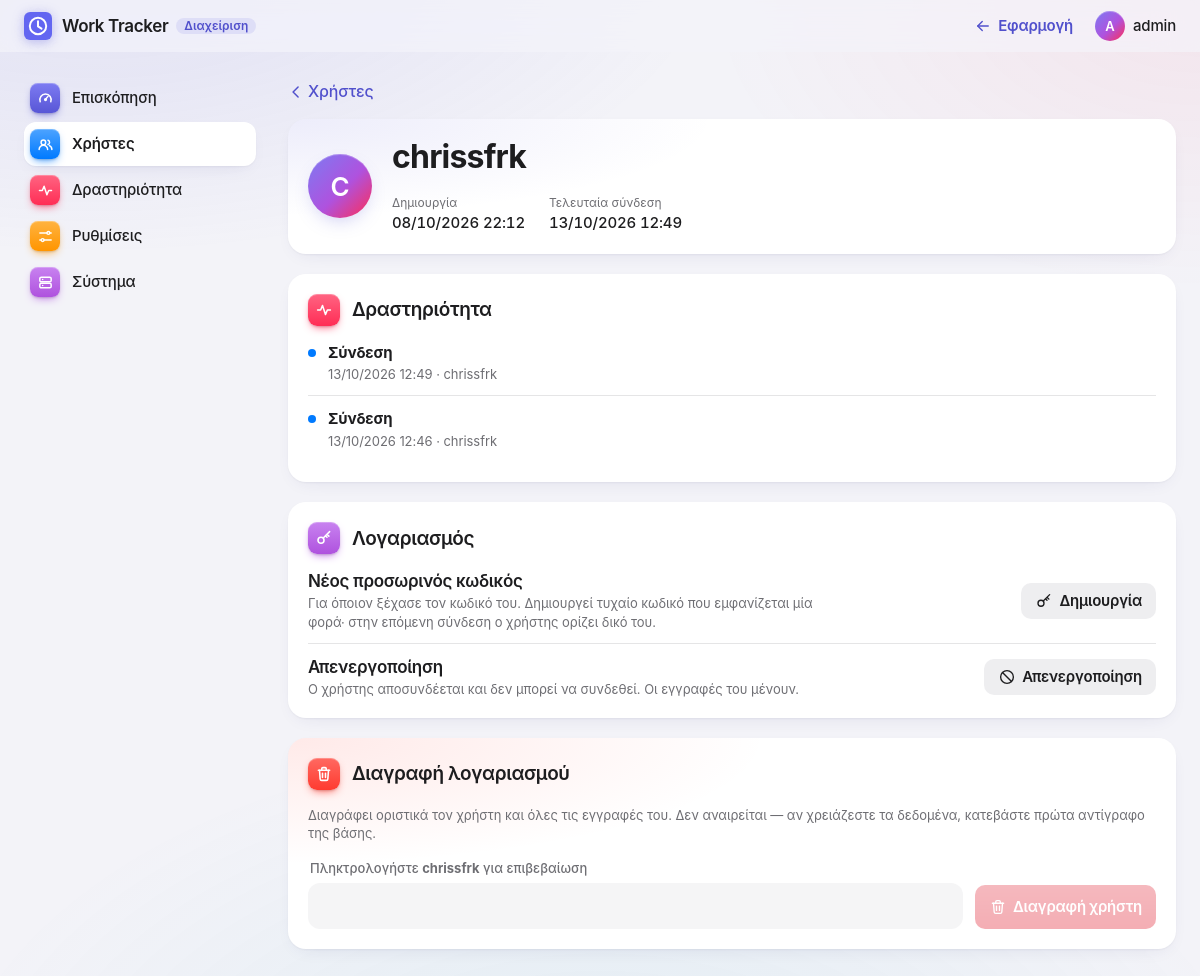
Before: /admin/users/2 (signed in) with the older database file.
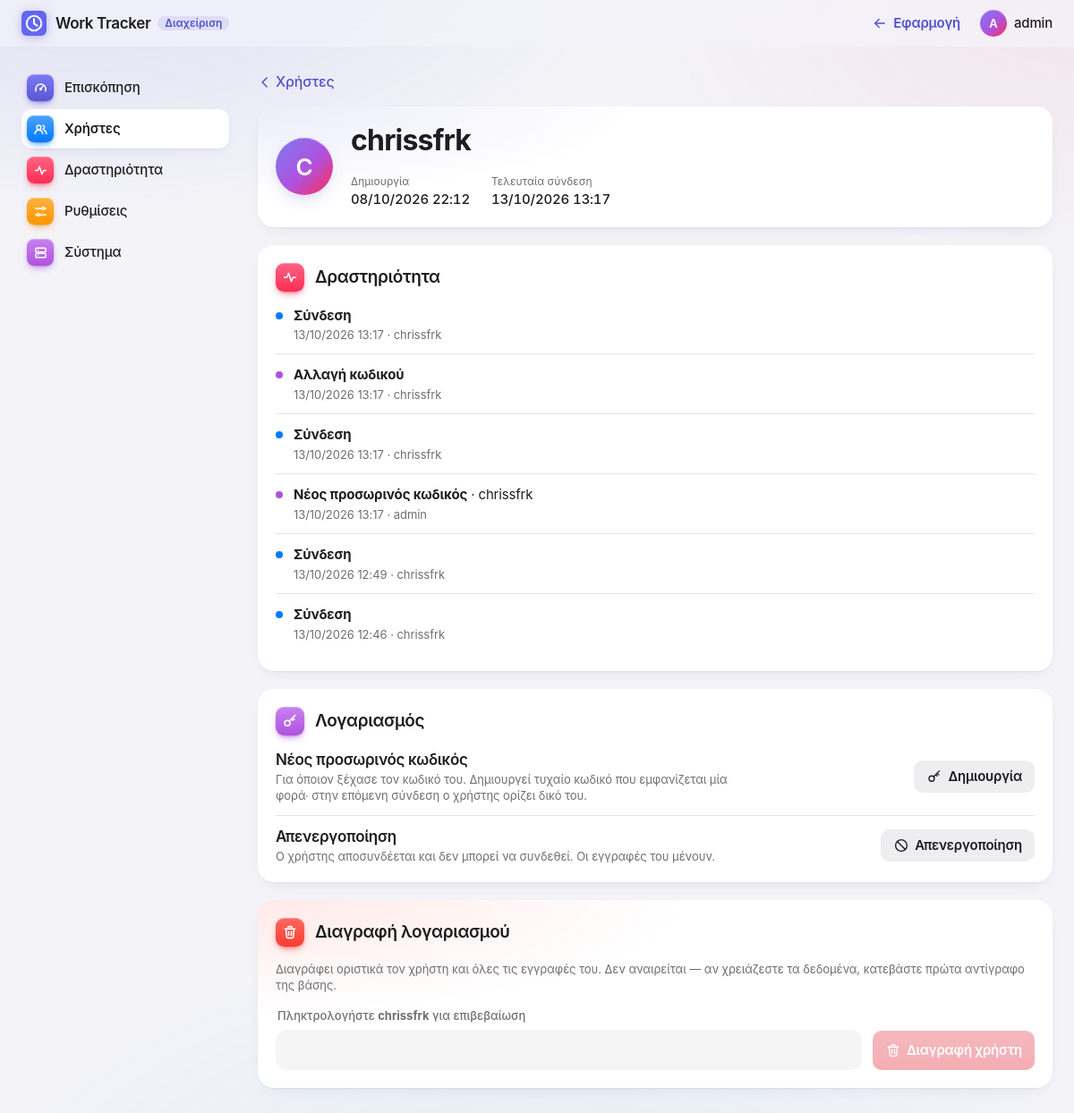
After: the same page with the newer database file.
### tables this page shows
CREATE TABLE users (
                    id INTEGER PRIMARY KEY AUTOINCREMENT,
                    username TEXT NOT NULL UNIQUE COLLATE NOCASE,
                    password_hash TEXT NOT NULL,
                    created_at TEXT
                , is_admin INTEGER NOT NULL DEFAULT 0, disabled INTEGER NOT NULL DEFAULT 0, session_epoch INTEGER NOT NULL DEFAULT 0, last_login_at TEXT, must_change_password INTEGER NOT NULL DEFAULT 0);

CREATE TABLE activity (
                    id INTEGER PRIMARY KEY,
                    at TEXT NOT NULL,
                    actor_id INTEGER,
                    actor TEXT,
                    action TEXT NOT NULL,
                    target TEXT,
                    detail TEXT
                );

### admin.py (the view)
@bp.get("/users/<int:user_id>")
def user_detail(user_id):
    user = query("""SELECT id, username, created_at, last_login_at, is_admin, disabled, must_change_password
                    FROM users WHERE id=?""",
                 (user_id,), one=True)
    if user is None:
        abort(404)
    activity = query("SELECT * FROM activity WHERE actor_id=? OR target=? ORDER BY id DESC LIMIT 10",
                     (user_id, user["username"]))
    return render_template("admin/user.html", section="users", user=user, activity=activity, actions=ACTIONS)

### admin.py (called while the page is built)
@bp.before_request
def require_admin():
    if g.user is None or not g.user["is_admin"]:
        abort(404)

@bp.after_request
def no_store(response):
    response.headers["Cache-Control"] = "no-store"
    return response

@bp.app_template_filter("when")
def format_when(value):
    if not value:
        return "—"
    try:
        return datetime.fromisoformat(value).strftime("%d/%m/%Y %H:%M")
    except ValueError:
        return value

def query(sql, params=(), one=False):
    conn = core.connect()
    conn.row_factory = sqlite3.Row
    try:
        cur = conn.execute(sql, params)
        return cur.fetchone() if one else cur.fetchall()
    finally:
        conn.close()

### app.py (called while the page is built, shortened)
def invite_code():
    return core.registration_state()["code"]

def csrf_token():
    if "csrf" not in session:
        session["csrf"] = secrets.token_urlsafe(32)
    return session["csrf"]

@app.before_request
def check_csrf():
    if request.method != "POST":
        return None

@app.context_processor
def inject_globals():
    return {"current_user": g.get("user"), "registration_open": bool(invite_code()), "csrf_token": csrf_token}

### core.py (called while the page is built)
def connect():
    return sqlite3.connect(DB_NAME)

### templates/admin/user.html (shortened to what the changed rows need)
{% extends "admin/_layout.html" %}
{% from "_icons.html" import icon, chip %}
{% from "admin/_macros.html" import user_badges, avatar, activity_item, empty with context %}
{% block admin_content %}
<section class="card profile">
  {{ avatar(user.username, 'avatar-lg') }}
  <div class="profile-main">
    <h1 class="large-title">{{ user.username }}</h1>
    <dl class="profile-meta">
      <div><dt>Δημιουργία</dt><dd>{{ user.created_at|when }}</dd></div>
      <div><dt>Τελευταία σύνδεση</dt><dd>{{ user.last_login_at|when }}</dd></div>
    </dl>
  </div>
</section>
<section class="card" aria-labelledby="user-activity-title">
  <div class="card-header">
    <div class="card-title">{{ chip('pulse', 'pink') }}<h2 class="title3" id="user-activity-title">Δραστηριότητα</h2></div>
  </div>
  {% if activity %}
  <ul class="feed">{% for a in activity %}{{ activity_item(a, actions) }}{% endfor %}</ul>
  {% else %}
  {{ empty('pulse', 'Καμία καταγραφή') }}
  {% endif %}
</section>
{% if user.is_admin %}
<div class="notice">
  {{ icon('shield', 'icon notice-icon') }}
  <div class="notice-text">Λογαριασμός διαχειριστή: αλλαγές (κωδικός, απενεργοποίηση, διαγραφή, ρόλος) γίνονται μόνο από το Bash console.</div>
</div>
{% else %}
<section class="card" aria-labelledby="manage-title">
  <div class="card-header">
    <div class="card-title">{{ chip('key', 'purple') }}<h2 class="title3" id="manage-title">Λογαριασμός</h2></div>
  </div>
  <div class="action-list">
    <div class="action-row">
      <div>
        <p class="headline">Νέος προσωρινός κωδικός</p>
        <p class="footnote secondary">Για όποιον ξέχασε τον κωδικό του. Δημιουργεί τυχαίο κωδικό που εμφανίζεται μία φορά· στην επόμενη σύνδεση ο χρήστης ορίζει δικό του.</p>
      </div>
      <form method="post" action="{{ url_for('admin.user_password', user_id=user.id) }}" class="delete-form"
            data-confirm-title="Νέος κωδικός για «{{ user.username }}»;" data-confirm-action="Δημιουργία"
            data-confirm="Ο τρέχων κωδικός θα πάψει να ισχύει και ο χρήστης θα αποσυνδεθεί.">
        <button type="submit" class="btn btn-secondary btn-sm">{{ icon('key') }}Δημιουργία</button>
      </form>
    </div>
    <div class="action-row">
      <div>
        <p class="headline">{{ 'Ενεργοποίηση' if user.disabled else 'Απενεργοποίηση' }}</p>
        <p class="footnote secondary">{{ 'Ο χρήστης θα μπορεί ξανά να συνδεθεί.' if user.disabled else 'Ο χρήστης αποσυνδέεται και δεν μπορεί να συνδεθεί. Οι εγγραφές του μένουν.' }}</p>
      </div>
      <form method="post" action="{{ url_for('admin.user_status', user_id=user.id) }}"
            {% if not user.disabled %}class="delete-form" data-confirm-title="Απενεργοποίηση «{{ user.username }}»;"
            data-confirm-action="Απενεργοποίηση" data-confirm="Μπορείτε να τον ενεργοποιήσετε ξανά οποιαδήποτε στιγμή."{% endif %}>
        <button type="submit" class="btn btn-secondary btn-sm">{{ icon('check-circle' if user.disabled else 'ban') }}{{ 'Ενεργοποίηση' if user.disabled else 'Απενεργοποίηση' }}</button>
      </form>
    </div>
  </div>
</section>
<section class="card danger-zone" id="danger" aria-labelledby="danger-title">
  <div class="card-header">
    <div class="card-title">{{ chip('trash', 'red') }}<h2 class="title3" id="danger-title">Διαγραφή λογαριασμού</h2></div>
  </div>
  <p class="footnote secondary">Διαγράφει οριστικά τον χρήστη και όλες τις εγγραφές του. Δεν αναιρείται — αν χρειάζεστε τα δεδομένα, κατεβάστε πρώτα αντίγραφο της βάσης.</p>
  <form method="post" action="{{ url_for('admin.user_delete', user_id=user.id) }}" class="danger-form delete-form"
        data-confirm-title="Οριστική διαγραφή «{{ user.username }}»;" data-confirm-action="Διαγραφή"
        data-confirm="Ο λογαριασμός και όλες οι εγγραφές του θα χαθούν οριστικά.">
    <div class="field">
      <label class="field-label" for="confirm">Πληκτρολογήστε <strong>{{ user.username }}</strong> για επιβεβαίωση</label>
      <input type="text" id="confirm" name="confirm" required autocomplete="off" autocapitalize="none" autocorrect="off"
             spellcheck="false" data-match="{{ user.username }}">
    </div>
    <button type="submit" class="btn btn-destructive btn-sm" data-requires-match>{{ icon('trash') }}Διαγραφή χρήστη</button>
  </form>
</section>
{% endif %}
{% endblock %}

### templates/admin/_layout.html (shortened to what this page needs)
{% extends "base.html" %}
{% from "_icons.html" import icon, chip %}
{% block head %}
  <link rel="stylesheet" href="{{ url_for('static', filename='admin.css') }}">
{% endblock %}
{% block main_class %}container admin{% endblock %}
{% block navbar %}
<header class="navbar" id="navbar">
  <div class="navbar-inner">
    <h1 class="brand">
      <a href="{{ url_for('admin.dashboard') }}">
        <img src="{{ url_for('static', filename='icon.svg') }}" alt="" width="28" height="28">
        <span>Work Tracker</span>
      </a>
      <span class="tag admin-tag">Διαχείριση</span>
    </h1>
    <div class="account">
      <a class="btn btn-plain btn-sm" href="{{ url_for('index') }}">{{ icon('arrow-left') }}<span class="account-label">Εφαρμογή</span></a>
      <span class="avatar" aria-hidden="true">{{ current_user.username[:1]|upper }}</span>
      <span class="account-name">{{ current_user.username }}</span>
    </div>
  </div>
</header>
{% endblock %}
{% block content %}
{% set nav = [('dashboard', 'Επισκόπηση', 'gauge', 'indigo'),
              ('users', 'Χρήστες', 'people', 'blue'),
              ('activity', 'Δραστηριότητα', 'pulse', 'pink'),
              ('settings', 'Ρυθμίσεις', 'sliders', 'orange'),
              ('system', 'Σύστημα', 'server', 'purple')] %}
<div class="admin-shell">
  <nav class="admin-nav" aria-label="Ενότητες διαχείρισης">
    {% for key, label, glyph, tone in nav %}
    <a class="admin-nav-item" href="{{ url_for('admin.' ~ key) }}" {% if section == key %}aria-current="page"{% endif %}>
      {{ chip(glyph, tone) }}<span>{{ label }}</span>
    </a>
    {% endfor %}
  </nav>
  <div class="admin-main">
    {% block admin_content %}{% endblock %}
  </div>
</div>
{% endblock %}

### templates/admin/_macros.html (shortened to what this page needs)
{% from "_icons.html" import icon, chip %}
{% macro avatar(name, cls='') -%}
<span class="avatar {{ cls }}" aria-hidden="true">{{ name[:1]|upper }}</span>
{%- endmacro %}
{% macro activity_item(a, actions) -%}
{% set label, tone = actions.get(a.action, (a.action, 'blue')) %}
<li class="feed-item">
  <span class="feed-dot tone-{{ tone }}" aria-hidden="true"></span>
  <div class="feed-body">
    <p><strong>{{ label }}</strong>{% if a.target %} · {{ a.target }}{% endif %}</p>
    <p class="footnote secondary">
      {{ a.at|when }}{% if a.actor %} · {{ a.actor }}{% endif %}{% if a.detail %} · {{ a.detail }}{% endif %}
    </p>
  </div>
</li>
{%- endmacro %}

Changed rows visible on the page:
changed users "chrissfrk": last_login_at|when "13/10/2026 12:49" → "13/10/2026 13:17"
added activity: label "Σύνδεση", at|when "13/10/2026 13:17", actor "chrissfrk"
added activity: label "Αλλαγή κωδικού", at|when "13/10/2026 13:17", actor "chrissfrk"
added activity: label "Σύνδεση", at|when "13/10/2026 13:17", actor "chrissfrk"
added activity: label "Νέος προσωρινός κωδικός", target "chrissfrk", at|when "13/10/2026 13:17", actor "admin"
